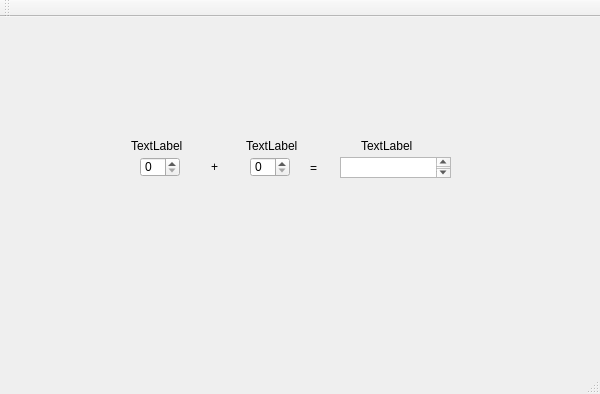
<?xml version="1.0" encoding="UTF-8"?>
<ui version="4.0">
 <class>WidgetClass</class>
 <widget class="QMainWindow" name="WidgetClass">
  <property name="geometry">
   <rect>
    <x>0</x>
    <y>0</y>
    <width>600</width>
    <height>394</height>
   </rect>
  </property>
  <property name="windowTitle">
   <string>Widget</string>
  </property>
  <widget class="QWidget" name="centralWidget">
   <widget class="QSpinBox" name="add1">
    <property name="geometry">
     <rect>
      <x>140</x>
      <y>140</y>
      <width>40</width>
      <height>20</height>
     </rect>
    </property>
   </widget>
   <widget class="QSpinBox" name="add2">
    <property name="geometry">
     <rect>
      <x>250</x>
      <y>140</y>
      <width>40</width>
      <height>20</height>
     </rect>
    </property>
   </widget>
   <widget class="QTextBrowser" name="result">
    <property name="geometry">
     <rect>
      <x>340</x>
      <y>140</y>
      <width>111</width>
      <height>21</height>
     </rect>
    </property>
   </widget>
   <widget class="QLabel" name="label">
    <property name="geometry">
     <rect>
      <x>131</x>
      <y>121</y>
      <width>54</width>
      <height>16</height>
     </rect>
    </property>
    <property name="text">
     <string>TextLabel</string>
    </property>
   </widget>
   <widget class="QLabel" name="label_2">
    <property name="geometry">
     <rect>
      <x>246</x>
      <y>121</y>
      <width>54</width>
      <height>16</height>
     </rect>
    </property>
    <property name="text">
     <string>TextLabel</string>
    </property>
   </widget>
   <widget class="QLabel" name="label_3">
    <property name="geometry">
     <rect>
      <x>361</x>
      <y>121</y>
      <width>54</width>
      <height>16</height>
     </rect>
    </property>
    <property name="text">
     <string>TextLabel</string>
    </property>
   </widget>
   <widget class="QLabel" name="label_4">
    <property name="geometry">
     <rect>
      <x>211</x>
      <y>144</y>
      <width>54</width>
      <height>12</height>
     </rect>
    </property>
    <property name="text">
     <string>+</string>
    </property>
   </widget>
   <widget class="QLabel" name="label_5">
    <property name="geometry">
     <rect>
      <x>310</x>
      <y>143</y>
      <width>54</width>
      <height>16</height>
     </rect>
    </property>
    <property name="text">
     <string>=</string>
    </property>
   </widget>
  </widget>
  <widget class="QMenuBar" name="menuBar">
   <property name="geometry">
    <rect>
     <x>0</x>
     <y>0</y>
     <width>600</width>
     <height>23</height>
    </rect>
   </property>
  </widget>
  <widget class="QToolBar" name="mainToolBar">
   <attribute name="toolBarArea">
    <enum>TopToolBarArea</enum>
   </attribute>
   <attribute name="toolBarBreak">
    <bool>false</bool>
   </attribute>
  </widget>
  <widget class="QStatusBar" name="statusBar"/>
 </widget>
 <layoutdefault spacing="6" margin="11"/>
 <resources>
  <include location="widget.qrc"/>
 </resources>
 <connections>
  <connection>
   <sender>add1</sender>
   <signal>valueChanged(int)</signal>
   <receiver>WidgetClass</receiver>
   <slot>add1_valueChanged(int)</slot>
   <hints>
    <hint type="sourcelabel">
     <x>158</x>
     <y>186</y>
    </hint>
    <hint type="destinationlabel">
     <x>139</x>
     <y>254</y>
    </hint>
   </hints>
  </connection>
  <connection>
   <sender>add2</sender>
   <signal>valueChanged(int)</signal>
   <receiver>WidgetClass</receiver>
   <slot>add2_valueChanged(int)</slot>
   <hints>
    <hint type="sourcelabel">
     <x>273</x>
     <y>186</y>
    </hint>
    <hint type="destinationlabel">
     <x>306</x>
     <y>259</y>
    </hint>
   </hints>
  </connection>
 </connections>
 <slots>
  <slot>add1_valueChanged(int)</slot>
  <slot>add2_valueChanged(int)</slot>
 </slots>
</ui>
